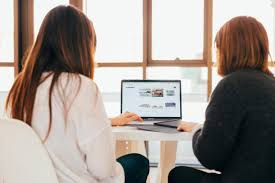
#> input picture resources/picture.jpg, 275 x 183 px
$ python 'image saving &image writing.py'
#> lines starting #> are read from the running program, lines starting #| are printed output that depends on the picture; after the words box and inside, x2 and y2 are one past the last pixel; in counts of white or black regions, pixels touching at a corner belong together
# -*- coding: utf-8 -*-
# image saving and image writing
import cv2 as cv
from cv2 import imwrite

img = cv.imread("resources/picture.jpg")
#> img is the input picture: shape (183, 275, 3); mean B, G, R 144.6, 151.1, 160.2
gray = cv.cvtColor(img, cv.COLOR_BGR2GRAY)
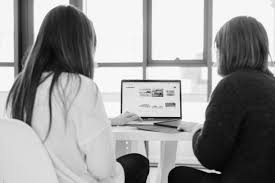
#> gray: shape (183, 275); min 0, max 255, mean 153.1
(thresh,binary) = cv.threshold(gray, 127,255,cv.THRESH_BINARY)
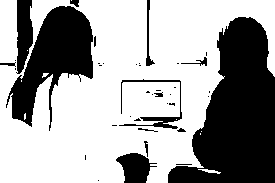
#> binary: shape (183, 275); 63.5% white; 39 black regions (25 under 20 px), largest, box (x1, y1, x2, y2) and area: (168, 17, 275, 183) 10685, (6, 6, 93, 131) 4935, (16, 0, 33, 74) 917

imwrite('resources/img_gray.jpg',gray)

imwrite('resources/img_binary.jpg',binary)

#cv.waitKey()
#cv.destroyAllWindows()
